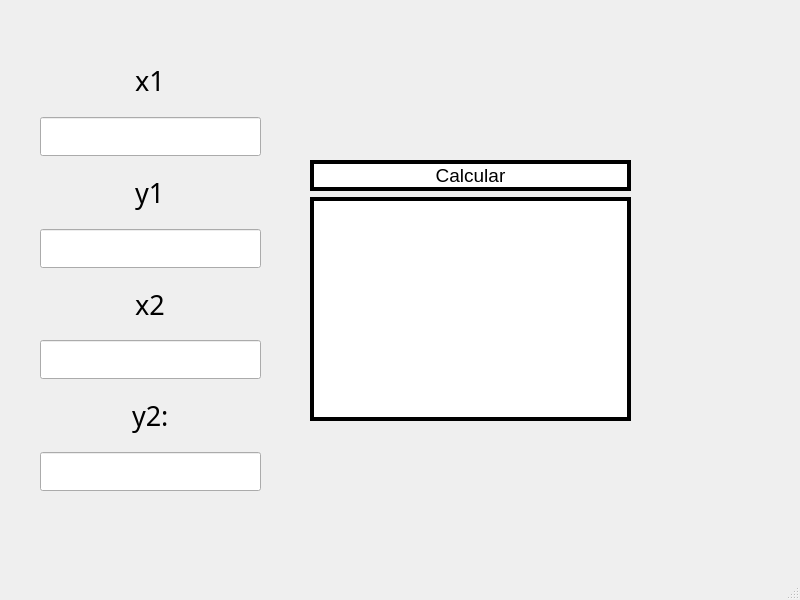
<?xml version="1.0" encoding="UTF-8"?>
<ui version="4.0">
 <class>MainWindow</class>
 <widget class="QMainWindow" name="MainWindow">
  <property name="geometry">
   <rect>
    <x>0</x>
    <y>0</y>
    <width>800</width>
    <height>600</height>
   </rect>
  </property>
  <property name="windowTitle">
   <string>MainWindow</string>
  </property>
  <property name="styleSheet">
   <string notr="true"/>
  </property>
  <widget class="QWidget" name="centralwidget">
   <widget class="QWidget" name="verticalLayoutWidget_2">
    <property name="geometry">
     <rect>
      <x>310</x>
      <y>160</y>
      <width>321</width>
      <height>261</height>
     </rect>
    </property>
    <layout class="QVBoxLayout" name="verticalLayout_2">
     <item>
      <widget class="QPushButton" name="btn_calcular">
       <property name="font">
        <font>
         <pointsize>14</pointsize>
        </font>
       </property>
       <property name="styleSheet">
        <string notr="true">background-color: rgb(255, 255, 255);
border-radius: 35px;
border:3.5px solid black;</string>
       </property>
       <property name="text">
        <string>Calcular</string>
       </property>
      </widget>
     </item>
     <item>
      <widget class="QLabel" name="resultadoLabel">
       <property name="font">
        <font>
         <pointsize>24</pointsize>
         <weight>75</weight>
         <bold>true</bold>
        </font>
       </property>
       <property name="styleSheet">
        <string notr="true">
border:4px solid black;
color: rgb(0, 0, 0);
background-color: rgb(255, 255, 255);</string>
       </property>
       <property name="text">
        <string/>
       </property>
      </widget>
     </item>
    </layout>
   </widget>
   <widget class="QWidget" name="verticalLayoutWidget">
    <property name="geometry">
     <rect>
      <x>40</x>
      <y>50</y>
      <width>221</width>
      <height>441</height>
     </rect>
    </property>
    <property name="font">
     <font>
      <pointsize>20</pointsize>
     </font>
    </property>
    <layout class="QVBoxLayout" name="verticalLayout">
     <item alignment="Qt::AlignHCenter">
      <widget class="QLabel" name="label_Y2">
       <property name="font">
        <font>
         <family>Franklin Gothic Demi</family>
         <pointsize>20</pointsize>
        </font>
       </property>
       <property name="styleSheet">
        <string notr="true">color: rgb(0, 0, 0);</string>
       </property>
       <property name="text">
        <string>x1</string>
       </property>
      </widget>
     </item>
     <item>
      <widget class="QLineEdit" name="x1LineEdit">
       <property name="font">
        <font>
         <pointsize>20</pointsize>
         <weight>75</weight>
         <bold>true</bold>
        </font>
       </property>
       <property name="styleSheet">
        <string notr="true">color: rgb(0, 0, 0);</string>
       </property>
       <property name="text">
        <string/>
       </property>
      </widget>
     </item>
     <item alignment="Qt::AlignHCenter">
      <widget class="QLabel" name="label_X2">
       <property name="font">
        <font>
         <family>Franklin Gothic Demi</family>
         <pointsize>20</pointsize>
        </font>
       </property>
       <property name="styleSheet">
        <string notr="true">color: rgb(0, 0, 0);</string>
       </property>
       <property name="text">
        <string>y1</string>
       </property>
      </widget>
     </item>
     <item>
      <widget class="QLineEdit" name="y1LineEdit">
       <property name="font">
        <font>
         <pointsize>20</pointsize>
         <weight>75</weight>
         <bold>true</bold>
        </font>
       </property>
       <property name="styleSheet">
        <string notr="true">color: rgb(0, 0, 0);</string>
       </property>
       <property name="text">
        <string/>
       </property>
      </widget>
     </item>
     <item alignment="Qt::AlignHCenter">
      <widget class="QLabel" name="label_X1">
       <property name="font">
        <font>
         <family>Franklin Gothic Demi</family>
         <pointsize>20</pointsize>
        </font>
       </property>
       <property name="styleSheet">
        <string notr="true">color: rgb(0, 0, 0);</string>
       </property>
       <property name="text">
        <string>x2</string>
       </property>
      </widget>
     </item>
     <item>
      <widget class="QLineEdit" name="x2LineEdit">
       <property name="font">
        <font>
         <pointsize>20</pointsize>
         <weight>75</weight>
         <bold>true</bold>
        </font>
       </property>
       <property name="styleSheet">
        <string notr="true">color: rgb(0, 0, 0);</string>
       </property>
       <property name="text">
        <string/>
       </property>
      </widget>
     </item>
     <item alignment="Qt::AlignHCenter">
      <widget class="QLabel" name="label_Y1">
       <property name="font">
        <font>
         <family>Franklin Gothic Demi</family>
         <pointsize>20</pointsize>
        </font>
       </property>
       <property name="styleSheet">
        <string notr="true">color: rgb(0, 0, 0);</string>
       </property>
       <property name="text">
        <string>y2:</string>
       </property>
      </widget>
     </item>
     <item>
      <widget class="QLineEdit" name="y2LineEdit">
       <property name="font">
        <font>
         <pointsize>20</pointsize>
         <weight>75</weight>
         <bold>true</bold>
        </font>
       </property>
       <property name="styleSheet">
        <string notr="true">color: rgb(0, 0, 0);</string>
       </property>
       <property name="text">
        <string/>
       </property>
      </widget>
     </item>
    </layout>
   </widget>
  </widget>
  <widget class="QMenuBar" name="menubar">
   <property name="geometry">
    <rect>
     <x>0</x>
     <y>0</y>
     <width>800</width>
     <height>21</height>
    </rect>
   </property>
  </widget>
  <widget class="QStatusBar" name="statusbar"/>
 </widget>
 <resources/>
 <connections/>
</ui>
